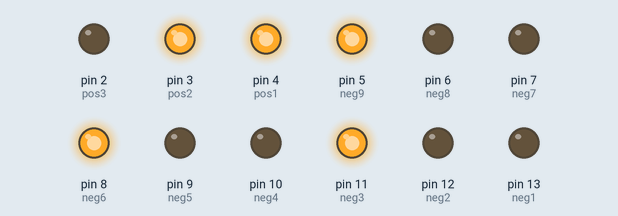
Simulated run of this sketch. Board: Arduino Uno, built with avr-gcc and run on an emulated ATmega328P. On the bench: output pins drawn as LEDs (lit = HIGH).

Above: at 0.1 s.
Timing chart, 0 to 1.6 s (numbered marks = the images above):
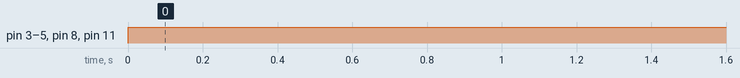

Measured:
- by itself, pin 3 (pos2), pin 4 (pos1), pin 5 (neg9), pin 8 (neg6), pin 11 (neg3): LOW → HIGH at 0.00 s

The sketch:

LED_matrix.ino
```cpp
int neg1 = 13;
int neg2 = 12;
int neg3 = 11;
int neg4 = 10;
int neg5 = 9;
int neg6 = 8;
int neg7 = 7;
int neg8 = 6;
int neg9 = 5;
//"neg1" is connected to the 13th digital pin of arduino
//"'neg2" is connected to the 12th digital pin of arduino
//"neg3" is connected to the 11th digital pin of arduino
//"neg4" is connected to the 10th digital pin of arduino
//"neg5" is connected to the 9th digital pin of arduino
//"neg6" is connected to the 8th digital pin of arduino
//"neg7" is connected to the 7th digital pin of arduino
//"neg8" is connected to the 6th digital pin of arduino
//"neg9" is connected to the 5th digital pin of arduino
int pos1 = 4;
int pos2 = 3;
int pos3 = 2;
//"pos1" is connected to the 4th digital pin of arduino
//"pos2" is connected to the 3rd digital pin of arduino
//"'pos3" is connected to the 2nd digital pin of arduino
int delay_time = 100;
// the setup routine runs once when you press reset:
void setup() {
  // initialize the digital pin as an output.
  pinMode(neg1, OUTPUT);
  pinMode(neg2, OUTPUT);
  pinMode(neg3, OUTPUT);
  pinMode(neg4, OUTPUT);
  pinMode(neg5, OUTPUT);
  pinMode(neg6, OUTPUT);
  pinMode(neg7, OUTPUT);
  pinMode(neg8, OUTPUT);
  pinMode(neg9, OUTPUT);
  pinMode(pos1, OUTPUT);
  pinMode(pos2, OUTPUT);
  pinMode(pos3, OUTPUT);
}


// the loop routine runs over and over again forever:
void loop() {
    digitalWrite(pos1, HIGH);
    digitalWrite(pos2, HIGH);
    digitalWrite(pos3, LOW);
    digitalWrite(neg1, LOW);
    digitalWrite(neg2, LOW);
    digitalWrite(neg3, HIGH);
    digitalWrite(neg4, LOW);
    digitalWrite(neg5, LOW);
    digitalWrite(neg6, HIGH);
    digitalWrite(neg7, LOW);
    digitalWrite(neg8, LOW);
    digitalWrite(neg9, HIGH);
    delay(delay_time);
}
```
